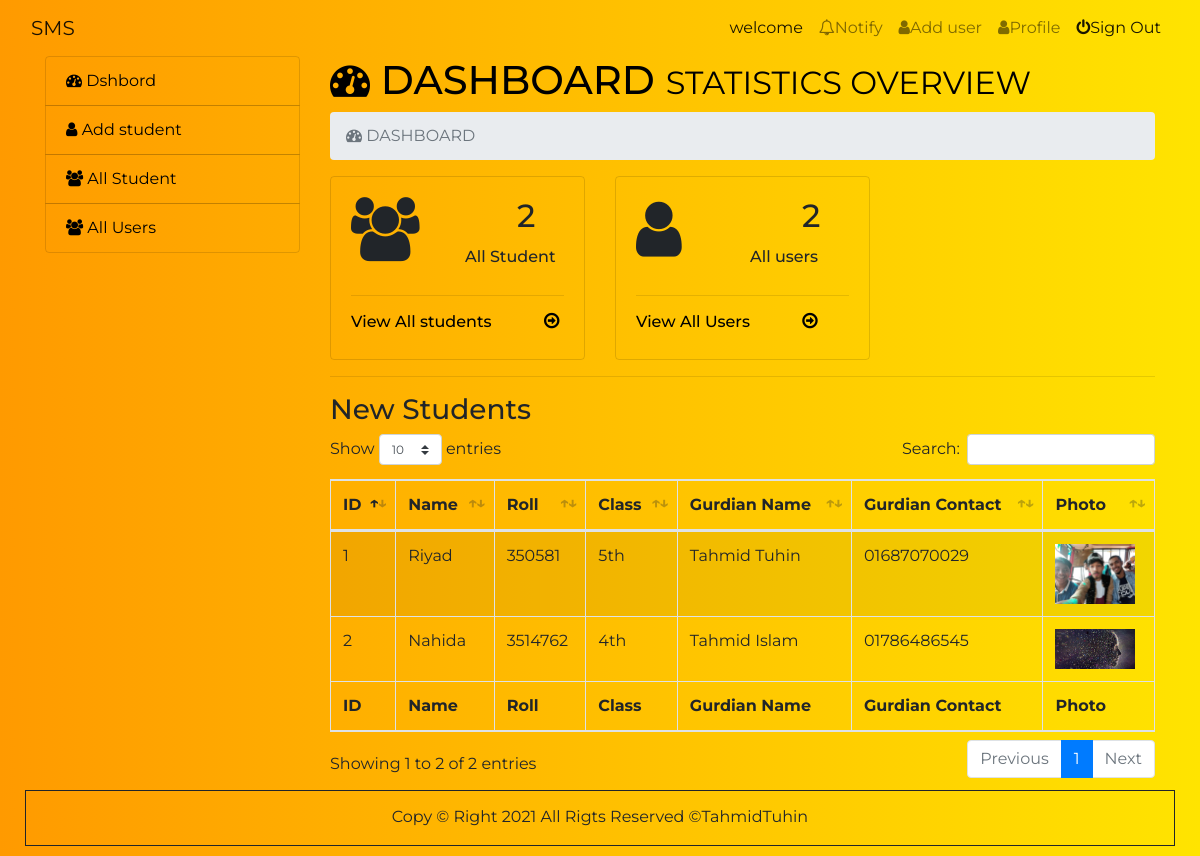
The page /admin/index.php (signed in) on the database its author committed.
### tables this page shows
CREATE TABLE `student_info` (
  `student_id` int(11) NOT NULL,
  `name` varchar(100) NOT NULL,
  `roll` int(8) NOT NULL,
  `class` varchar(20) NOT NULL,
  `gurdian_name` varchar(100) NOT NULL,
  `gurdian_contact` varchar(20) NOT NULL,
  `address` varchar(150) NOT NULL,
  `photo` varchar(100) NOT NULL
);

### admin/dashboard.php (the view)
<?php
	$student_count = $dbconnect->query("SELECT * FROM student_info");
	$user_count = $dbconnect->query("SELECT * FROM user");
	$total_count = $student_count->num_rows;
	$total_user = $user_count->num_rows;
 ?>
<h1><i class="fa fa-dashboard"></i> Dashboard <small>Statistics Overview</small></h1>
<nav aria-label="breadcrumb">
	<ol class="breadcrumb">
		<li class="breadcrumb-item active" aria-current="page"><i class="fa fa-dashboard"></i>   DASHBOARD</li>
	</ol>
</nav>
<div class="row">
	<div class="col-4">
		<div class="card bg-transparent">
			<div class="card-body">
				<div class="row">
					<div class="col-sm-4">
						<i class="fa fa-users fa-4x"></i>
					</div>
					<div class="col-sm-8 no-gutters">
						<h2 class="card-title title-m"><?=$total_count ?></h2>
						<h6 class="card-title  ml-5">All Student</h6>
					</div>
				</div>
				<hr>
				<h6 class="card_content"><a href="index.php?page=all-student" class="card-link">View All students <i class="fa fa-arrow-circle-o-right ml-5"></i></a></h6>
			</div>
		</div>
	</div>
	<div class="col-4">
		<div class="card bg-transparent">
			<div class="card-body">
				<div class="row">
					<div class="col-sm-4">
						<i class="fa fa-user fa-4x"></i>
					</div>
					<div class="col-sm-8 no-gutters">
						<h2 class="card-title title-m"><?=$total_user ?></h2>
						<h6 class="card-title  ml-5">All users</h6>
					</div>
				</div>
				<hr>
				<h6 class="card_content"><a href="index.php?page=all-users" class="card-link">View All Users <i class="fa fa-arrow-circle-o-right ml-5"></i></a></h6>
			</div>
		</div>
	</div>
</div>
<hr/>
<h3>New Students</h3>
<div class="table-responsive">
	<table id="example" class="table table-striped table-bordered" style="width:100%">
		<thead>
			<tr>
				<th>ID</th>
				<th>Name</th>
				<th>Roll</th>
				<th>Class</th>
				<th>Gurdian Name</th>
				<th>Gurdian Contact</th>
				<th>Photo</th>
			</tr>
		</thead>
		<tbody>
			<?php
				$query = $dbconnect->query("SELECT * FROM student_info");
				if ($query) {
			while ($s_data = $query->fetch_assoc()) { ?>
			<tr>
				<td><?=$s_data['student_id']?></td>
				<td><?=$s_data['name']?></td>
				<td><?=$s_data['roll']?></td>
				<td><?=$s_data['class']?></td>
				<td><?=$s_data['gurdian_name']?></td>
				<td><?=$s_data['gurdian_contact']?></td>
				<td><img src="../student-image/<?=$s_data['photo']?>" alt="" style="width: 80px"></td>
			</tr>
			<?php
						}
					}
			?>
		</tbody>
		<tfoot>
		<tr>
			<th>ID</th>
			<th>Name</th>
			<th>Roll</th>
			<th>Class</th>
			<th>Gurdian Name</th>
			<th>Gurdian Contact</th>
			<th>Photo</th>
		</tr>
		</tfoot>
	</table>
</div>
</div>

### admin/index.php (shortened to what this page needs)
<!DOCTYPE html>
<html lang="en">
	<head>
		<link rel="stylesheet" href="../css/bootstrap.min.css">
		<link rel="stylesheet" href="../css/dataTables.bootstrap4.min.css">
		<link href="https://maxcdn.bootstrapcdn.com/font-awesome/4.2.0/css/font-awesome.min.css" rel="stylesheet">
		<link rel="stylesheet" href="../css/style.css">
	</head>
	<body>
		<div class="container-fluid">
			<div class="row">
				<div class="col-12">
					<nav class="navbar navbar-expand-lg navbar-light bg-transparent">
						<a class="navbar-brand" href="#">SMS</a>
						<div class="collapse navbar-collapse" id="navbarSupportedContent">
							<ul class="navbar-nav ml-auto">
								<li class="nav-item active">
									<a class="nav-link" href="#">welcome<span class="sr-only">(current)</span></a>
								</li>
								<li class="nav-item">
									<a class="nav-link" href="#"><i class="fa fa-bell-o" aria-hidden="true"></i>Notify</a>
								</li>
								<li class="nav-item">
									<a class="nav-link" href="registration.php"><i class="fa fa-user" aria-hidden="true"></i>Add user</a>
								</li>
								<li class="nav-item">
									<a class="nav-link" href="index.php?page=profile"><i class="fa fa-user" aria-hidden="true"></i>Profile</a>
								</li>
								<li class="nav-item active">
									<a class="nav-link" href="logout.php"><i class="fa fa-power-off" aria-hidden="true"></i>Sign Out</a>
								</li>
							</ul>
						</nav>
					</div>
				</div>
			</div>
			<div class="container">
				<div class="row">
					<div class="col-3">
						<ul class="list-group left_menu">
							<li class="list-group-item" aria-current="true"><a href="index.php?page=dashboard"><i class="fa fa-dashboard"></i>  Dshbord</a></li>
							<li class="list-group-item"><a href="index.php?page=add-student"><i class="fa fa-user"></i> Add student</a></li>
							<li class="list-group-item"><a href="index.php?page=all-student"><i class="fa fa-users"></i> All Student</a></li>
							<li class="list-group-item"><a href="index.php?page=all-users"><i class="fa fa-users"></i> All Users</a></li>
						</ul>
					</div>
					<div class="col-9">
						<div class="content">
							<?php
								if (isset($_GET['page'])) {
									$page = $_GET['page'].'.php';
								}
									else  {
										$page = "dashboard.php";
									}
								if (file_exists($page)) {
									require_once $page;
								}
									else {
										require_once "404.php";
									}
							?>
						</div>
					</div>
				</div>
				<div class="container-fluid">
					<div class="footer-area">
						<p class="text-center">Copy &copy Right 2021 All Rigts Reserved &copyTahmidTuhin</p>
					</div>
				</div>
			</body>
		</html>

### css/style.css (style rules this page uses)
* { margin: 0; padding: 0; }
.no-gutters { padding-right: 0; padding-left: 0; }
.no-gutters { padding-right:0;padding-left:0 }
body { background-image: linear-gradient(to right , #FF9A00, #FFE400); font-family: 'Montserrat', sans-serif; }
.list-group-item { background-color: transparent !important; }
.list-group-item a { color: black; }
.content { min-height: 500px; }
.content h1 { text-transform: uppercase; color: black; }
.title-m { margin-left: 100px; }
.card_content a { color: black; }
.card_content i { font-size: 18px; }
.footer-area { padding-top: 14px; margin: 10px; border: 1px solid; }

### rows shown on the page
student_info: student_id "1", name "Riyad", roll "350581", class "5th", gurdian_name "Tahmid Tuhin", gurdian_contact "01687070029", photo (picture)
student_info: student_id "2", name "Nahida", roll "3514762", class "4th", gurdian_name "Tahmid Islam", gurdian_contact "01786486545", photo (picture)

### other values the page prints
$total_count "2"
$total_user "2"
